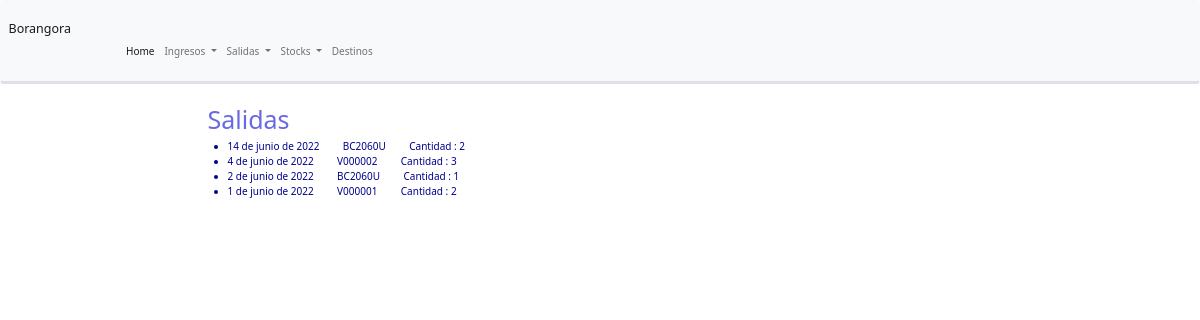
Screenshot of /home/salidas/ with the database file from the repository.
### oficina/models.py (models this page shows, shortened)
class Salida(models.Model):
    fecha = models.DateField()
    sku = models.CharField(max_length=7)
    cantidad = models.IntegerField()
    LOAN_DESTINO = (
        ('wareclouds', 'Wareclouds'),
        ('casamoda','CasaModa'),
        ('aura','Aura'),
        ('enviodirecto','EnvioDirecto'),
        ('otro','Otro'),
    )
    destino = models.CharField(max_length=20 , choices=LOAN_DESTINO , blank=True)
    comentario = models.CharField(max_length=300 , null=True , blank=True)
    class Meta():
        ordering =['-fecha']

### oficina/views.py (the view)
# urls.py: path('salidas/', views.SalidaListView.as_view(), name ='salidas'),
class SalidaListView(generic.ListView):
    model = Salida
    paginate_by = 10

### oficina/templates/oficina/salida_list.html (shortened to what this page needs)
{% extends "base_generic.html" %}
{% block content %}
    <h1 style ="color:rgb(105, 105, 226)">Salidas</h1>
    {% if salida_list %}
    <ul>
      {% for salida in salida_list %}
      <li style="color:darkblue">
        {{ salida.fecha}} &nbsp &nbsp &nbsp &nbsp {{ salida.sku }} &nbsp &nbsp &nbsp &nbsp Cantidad : {{salida.cantidad}}
      </li>
      {% endfor %}
    </ul>
    {% else %}
      <p>No hay salidas de productos.</p>
    {% endif %}
{% endblock %}

### rows the page displays
Salida: fecha "14 de junio de 2022", sku "BC2060U", cantidad "2"
Salida: fecha "4 de junio de 2022", sku "V000002", cantidad "3"
Salida: fecha "2 de junio de 2022", sku "BC2060U", cantidad "1"
Salida: fecha "1 de junio de 2022", sku "V000001", cantidad "2"
